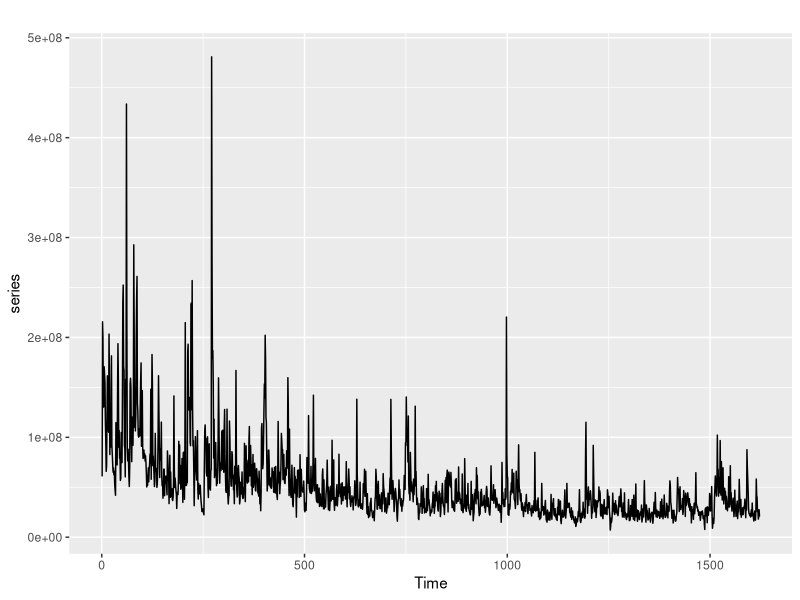
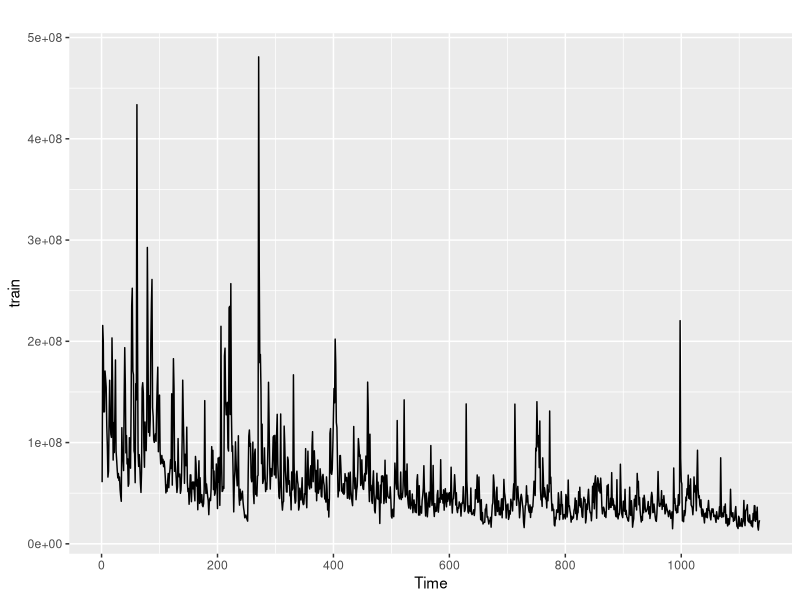
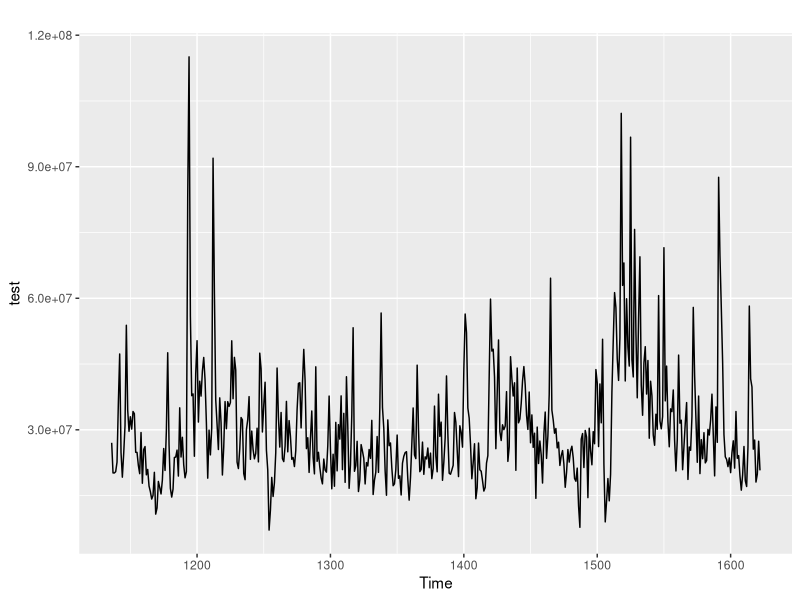
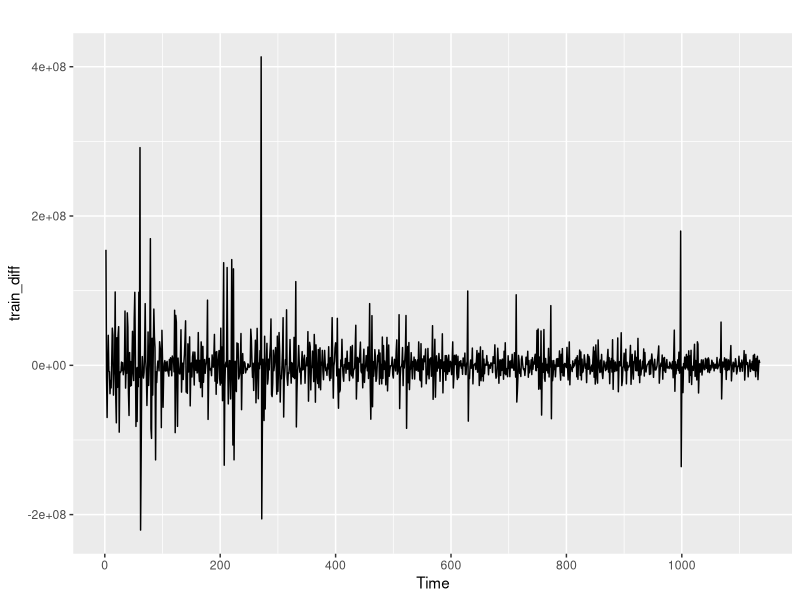
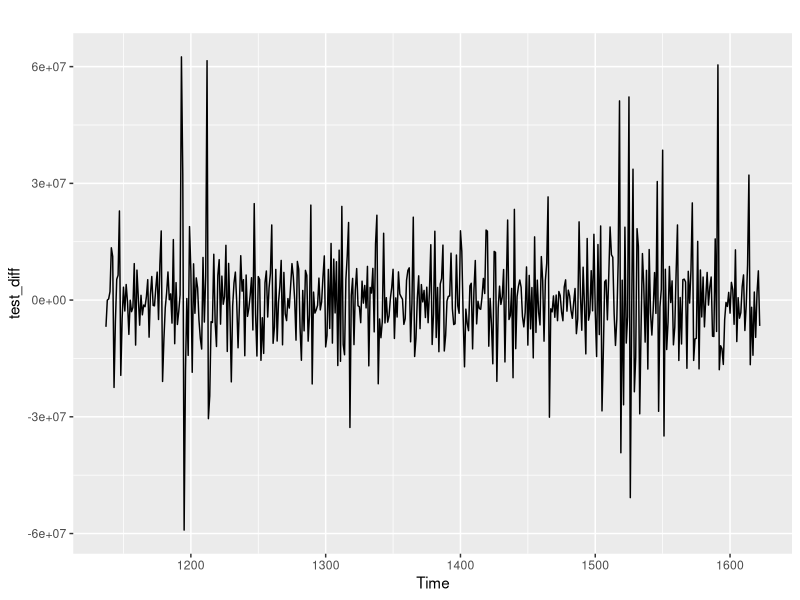
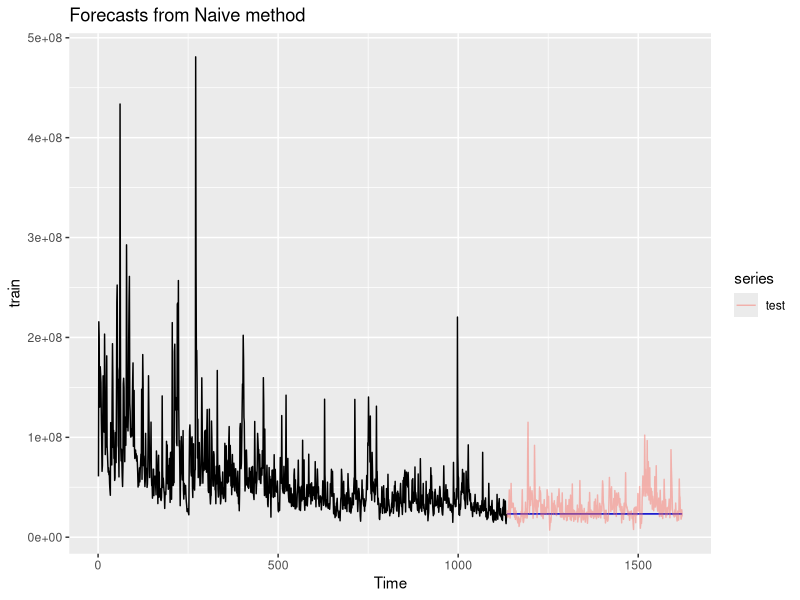
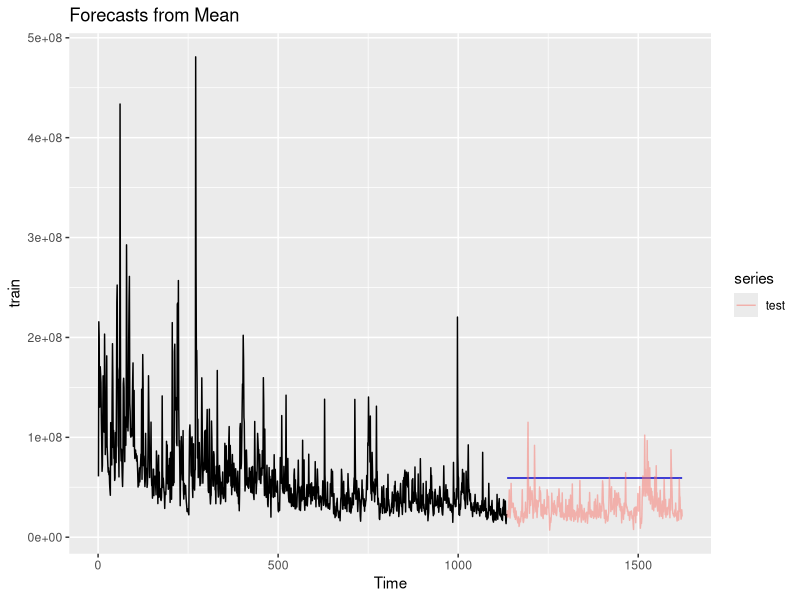
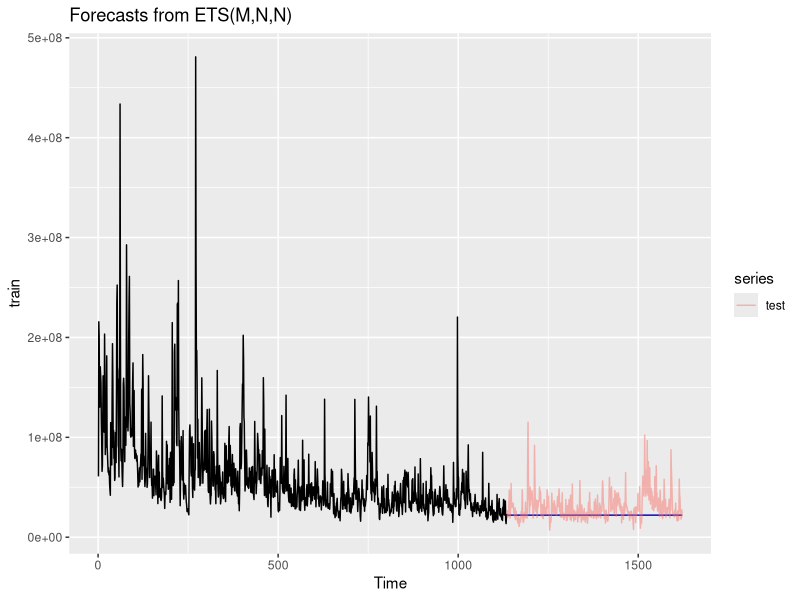

These figures' R source, in order:
## ---- chunk 1
library(tidyverse)
library(readxl)
library(forecast)
library(urca)
## ---- chunk 2
category <- 'S02'
variable <- 'Var02'
## ---- chunk 3
xl <- read_excel('data/DATA624_Project1_Data_Schema.xlsx',
                 sheet = category, skip = 2)

series <- xl[1:1622,variable]
## ---- chunk 4
series <- ts(deframe(series), frequency = 1)
autoplot(series)
## ---- chunk 5
train <- head(series, round(length(series) * 0.7))
test <- tail(series, round(length(series) * 0.3))

cat('Obs. in test set:',length(train),
    '\nObs. in test set:',length(test),
    '\nTotal observations:',length(series))
    
autoplot(train)
autoplot(test)
## ---- chunk 6
train_diff <- diff(train)
test_diff <- diff(test)

autoplot(train_diff)
autoplot(test_diff)
## ---- chunk 7
naive_model <- naive(train, h = length(test), level = 0)
autoplot(naive_model) + 
  autolayer(test, alpha = 0.5)

mean_model <- meanf(train, h = length(test), level = 0)
autoplot(mean_model) + 
  autolayer(test, alpha = 0.5)

ets_model <- ets(train)
ets_forecast <- forecast(ets_model, h = length(test), PI = FALSE)
autoplot(ets_forecast) + 
  autolayer(test, alpha = 0.5)
## ---- chunk 8
naive_model_d <- naive(train_diff, h = length(test), level = 0)
autoplot(naive_model_d) + 
  autolayer(test_diff, alpha = 0.5)

mean_model_d <- meanf(train_diff, h = length(test), level = 0)
autoplot(mean_model_d) + 
  autolayer(test_diff, alpha = 0.5)

ets_model_d <- ets(train_diff)
ets_forecast_d <- forecast(ets_model_d, h = length(test), PI = FALSE)
autoplot(ets_forecast_d) + 
  autolayer(test_diff, alpha = 0.5)
## ---- chunk 9
ggplot(data.frame(data = train)) +
  geom_histogram(aes(data), bins = 50)

ggplot(data.frame(data = train_diff)) +
  geom_histogram(aes(data), bins = 50)
## ---- chunk 10
ur.kpss(train) %>% summary()

cat('################################',
    '\nSuggested number of differences:',
    ndiffs(train))
## ---- chunk 11
for (period in c(5,20,252)) {
  seasonal_ts <- ts(train, frequency = period)
  cat('\nSuggested number of seasonal diffs for freq =',period,'-',
      nsdiffs(seasonal_ts))
  print(stl(seasonal_ts,
            s.window = period,
            t.window = 250,
            robust = TRUE) %>%
        autoplot())
}
## ---- chunk 12
length(boxplot.stats(train, coef = 2.5)$out)
length(boxplot.stats(train_diff, coef = 2.5)$out)
## ---- chunk 13
ggAcf(train)
ggPacf(train)

ggAcf(train_diff)
ggPacf(train_diff)
## ---- chunk 14
arima_model <- Arima(train, order = c(2,1,5), include.drift = FALSE)
summary(arima_model)
checkresiduals(arima_model)
arima_forecast <- forecast(arima_model, h = length(test))
autoplot(arima_forecast) +
  autolayer(test)
## ---- chunk 15
autoarima_model <- auto.arima(train, 
                              approximation = FALSE, 
                              stepwise = FALSE)
summary(autoarima_model)
checkresiduals(autoarima_model)
autoarima_forecast <- forecast(autoarima_model, h = length(test))
autoplot(autoarima_forecast) +
  autolayer(test)
## ---- chunk 16
# TBD
## ---- chunk 17
naive_mape <- mean(abs(naive_model$mean - test) / test, na.rm = TRUE)
naive_mape_d <- mean(abs(naive_model_d$mean - test) / test, na.rm = TRUE)
mean_mape <- mean(abs(mean_model$mean - test) / test, na.rm = TRUE)
mean_mape_d <- mean(abs(mean_model_d$mean - test) / test, na.rm = TRUE)
ets_mape <- mean(abs(ets_forecast$mean - test) / test, na.rm = TRUE)
ets_mape_d <- mean(abs(ets_forecast_d$mean - test) / test, na.rm = TRUE)

arima_mape <- mean(
  abs(arima_forecast$mean - test) / test, na.rm = TRUE)

autoarima_mape <- mean(
  abs(autoarima_forecast$mean - test) / test, na.rm = TRUE)

results <- data.frame(
  model = c('naive','naive_d',
            'mean','mean_d',
            'ets','ets_d',
            'arima','autoarima'),
  mape = c(naive_mape, naive_mape_d,
           mean_mape, mean_mape_d,
           ets_mape, ets_mape_d,
           arima_mape, autoarima_mape)
)

results %>%
  arrange(mape)
